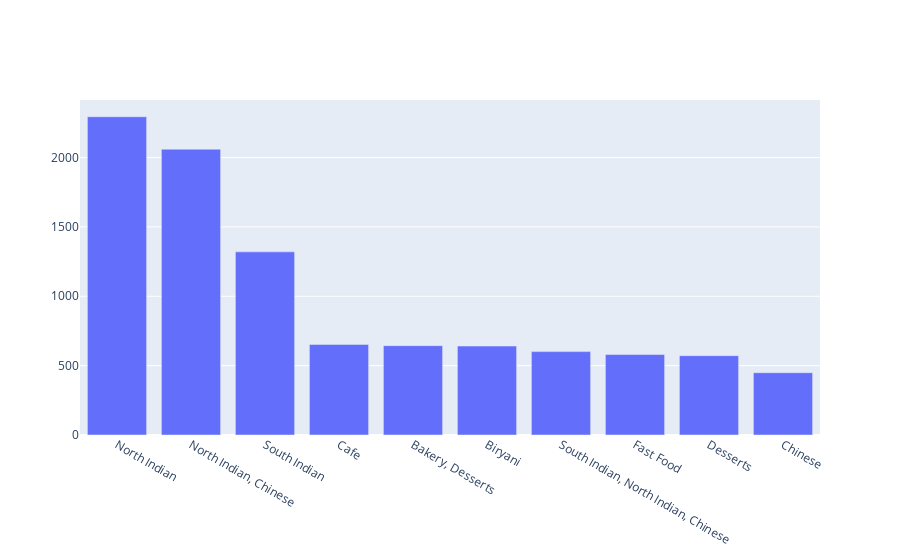

The code cell stored with this chart in its notebook:
### Code cell
trace_cuisine = go.Bar(
    x = df['cuisines'].value_counts()[0:10].index,
    y = df['cuisines'].value_counts()[0:10]
)
iplot([trace_cuisine])

### Figure 1 — Plotly figure (JSON) as saved in the notebook; plotly's stock layout.template omitted (floating-point values rounded to 4 significant figures)
{"data": [{"type": "bar", "x": ["North Indian", "North Indian, Chinese", "South Indian", "Cafe", "Bakery, Desserts", "Biryani", "South Indian, North Indian, Chinese", "Fast Food", "Desserts", "Chinese"], "y": [2294, 2060, 1320, 653, 644, 641, 601, 580, 572, 449]}], "layout": {}}
